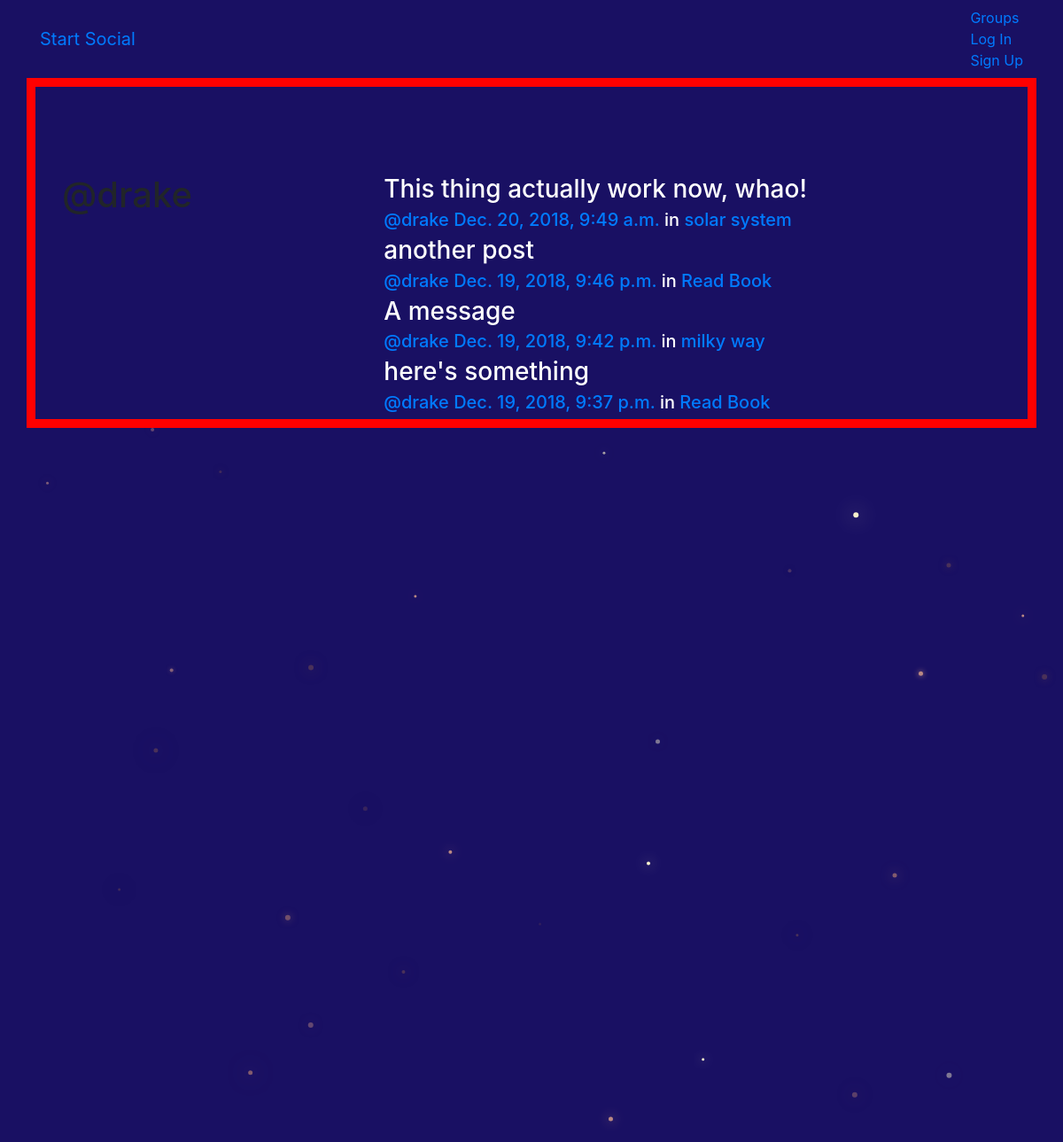
/posts/by/drake/, run on the app's committed database.
### posts/models.py (models this page shows, shortened)
class Post(models.Model):
    user = models.ForeignKey(User, related_name ='posts', on_delete=models.CASCADE)
    created_at = models.DateTimeField(auto_now =True)
    message = models.TextField()
    message_html = models.TextField(editable = False)
    group = models.ForeignKey(Group, related_name ='posts', null =True, blank = True, on_delete=models.CASCADE)
    class Meta:
        ordering = ['-created_at']
        unique_together = ['user', 'message']

### groups/models.py (models this page shows, shortened)
class Group(models.Model):
    name = models.CharField(max_length=255, unique = True)
    slug = models.SlugField(allow_unicode=True, unique=True)
    description = models.TextField(blank =True, default = '')
    description_html = models.TextField(editable =False, default = '', blank =True)
    members = models.ManyToManyField(User,through = 'GroupMember')
    class Meta:
        ordering = ['name']

### posts/views.py (the view)
# urls.py: url(r"by/(?P<username>[-\w]+)/$",views.UserPosts.as_view(),name="for_user"),
class UserPosts(generic.ListView):
    model = models.Post
    template_name = 'posts/user_post_list.html'
    def get_queryset(self):
        try:
            self.post_user = User.objects.prefetch_related('posts').get(username__iexact=self.kwargs.get('username'))
        except User.DoesNotExist:
            raise Http404
        else:
            return self.post_user.posts.all()
    def get_context_data(self, **kwargs):
        context = super().get_context_data(**kwargs)
        context["post_user"] = self.post_user
        return context

### posts/templates/posts/user_post_list.html
{% extends "posts/post_base.html" %}
{% block prepost %}
    <div class="col-md-4">
        <h1>@{{post_user.username}}</h1>
    </div>
{% endblock prepost %}
{% block post_content %}
    <div>
        {% for post in post_list %}
            {% include "posts/_post.html" %}
        {% endfor %}
    </div>
{% endblock post_content %}

### posts/templates/posts/_post.html (shortened to what this page needs)
<div class="container">
	<h3 style="color: white;">{{ post.message_html|safe }}</h3>
	<div class="media-body">
		<h5 class="media-heading">
			<span class="username"><a href="{% url 'posts:for_user' username=post.user.username %}">@{{ post.user.username }}</a></span>
			<time class="time"><a href="{% url 'posts:single' username=post.user.username pk=post.pk %}">{{ post.created_at }}</a></time>
			{% if post.group %}
			<span class="group-name" style="color: white;">in <a href="#">{{ post.group.name }}</a></span>
			{% endif %}
		</h5>
	</div>
</div>

### static/simple_social/css/master.css (style rules this page uses)
html, body { height: 100%; width: 100%; overflow: hidden; background: #191063; margin: 0; }

### data on the page
Post: message_html "This thing actually work now, whao!", user.username "drake", created_at "Dec. 20, 2018, 9:49 a.m.", group.name "solar system"
Post: message_html "another post", user.username "drake", created_at "Dec. 19, 2018, 9:46 p.m.", group.name "Read Book"
Post: message_html "A message", user.username "drake", created_at "Dec. 19, 2018, 9:42 p.m.", group.name "milky way"
Post: message_html "here's something", user.username "drake", created_at "Dec. 19, 2018, 9:37 p.m.", group.name "Read Book"
